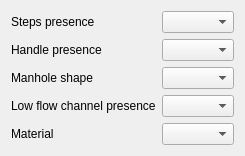
         <widget class="QWidget" name="Regard">
          <layout class="QGridLayout" name="gridLayout_2">
           <item row="3" column="0">
            <widget class="QLabel" name="label_36">
             <property name="text">
              <string>Low flow channel presence</string>
             </property>
            </widget>
           </item>
           <item row="1" column="1">
            <widget class="QComboBox" name="presencehandle"/>
           </item>
           <item row="0" column="0">
            <widget class="QLabel" name="label_26">
             <property name="text">
              <string>Steps presence</string>
             </property>
            </widget>
           </item>
           <item row="3" column="1">
            <widget class="QComboBox" name="presencelowflowchannel"/>
           </item>
           <item row="0" column="1">
            <widget class="QComboBox" name="presencesteps"/>
           </item>
           <item row="1" column="0">
            <widget class="QLabel" name="label_27">
             <property name="text">
              <string>Handle presence</string>
             </property>
            </widget>
           </item>
           <item row="2" column="1">
            <widget class="QComboBox" name="manholeshape"/>
           </item>
           <item row="2" column="0">
            <widget class="QLabel" name="label_30">
             <property name="text">
              <string>Manhole shape</string>
             </property>
            </widget>
           </item>
           <item row="4" column="0">
            <widget class="QLabel" name="label_4">
             <property name="text">
              <string>Material</string>
             </property>
            </widget>
           </item>
           <item row="4" column="1">
            <widget class="QComboBox" name="manholematerial"/>
           </item>
          </layout>
         </widget>
